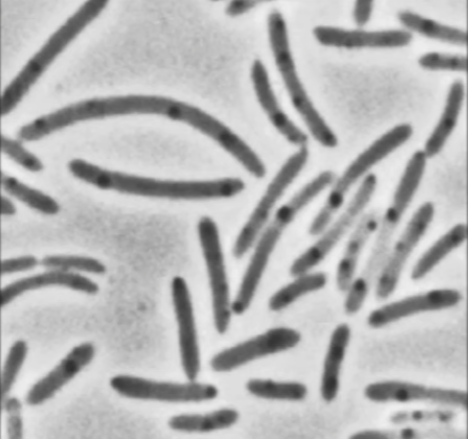
#> input picture python/deeplearning/bacterie.png, 468 x 439 px, found by its file name
$ python bacterie.py
#> lines starting #> are read from the running program, lines starting #| are printed output that depends on the picture; after the words box and inside, x2 and y2 are one past the last pixel; in counts of white or black regions, pixels touching at a corner belong together
import matplotlib.pyplot as plt
import os
import numpy as np
from scipy import ndimage

print('====================================================')
print(os.getcwd())


image = plt.imread('deeplearning/bacterie.png')
#> image is the input picture: shape (439, 468, 3) float32; mean R, G, B 0.71, 0.71, 0.71
print(image.shape)
#| (439, 468, 3)
image = image[:,:,0]
#> image: shape (439, 468) float32
print(image.shape)
#| (439, 468)
#plt.imshow(image, cmap='gray')

# on fait une copie de l'image
image_2 = np.copy(image)
# l'histogramme permet de savoir quelle couleur nous interesse
# plt.hist(image_2.ravel(), bins=255)

# on generer une matrice vrai/faux pour identifier mes pixelsinterressants
image = image < 0.6
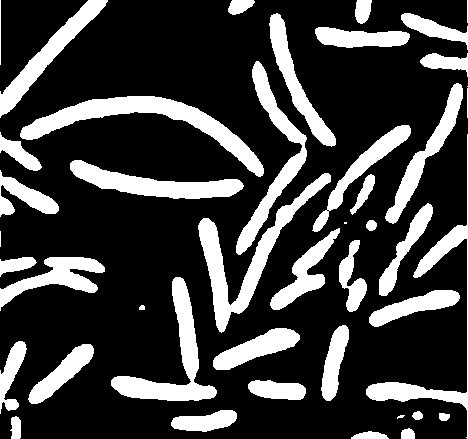
#> image: shape (439, 468) bool; 24.3% white; 44 white regions (4 under 20 px), largest, box (x1, y1, x2, y2) and area: (20, 96, 264, 177) 4430, (198, 173, 331, 333) 3902, (111, 277, 217, 401) 3328
# on filtre un peu les bruits eventuels
open_x = ndimage.binary_opening(image)
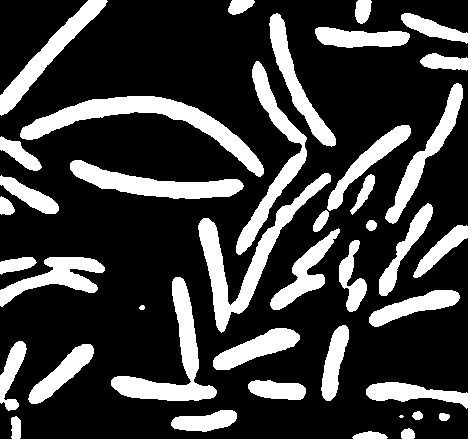
#> open_x: shape (439, 468) bool; 24% white; 41 white regions (1 under 20 px), largest, box (x1, y1, x2, y2) and area: (20, 96, 264, 177) 4428, (198, 173, 331, 333) 3899, (111, 277, 217, 401) 3327

# on identifie des zones en leur mettant un label
label_image, n_labels = ndimage.label(open_x)
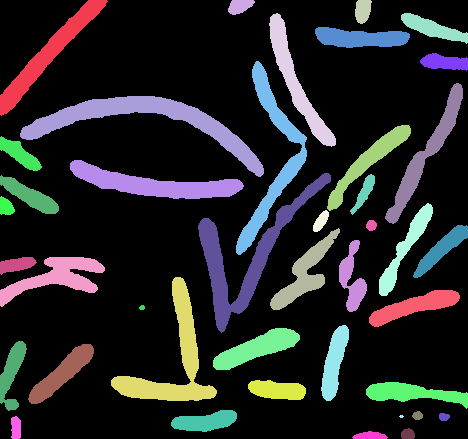
#> label_image: shape (439, 468) int32; 42 distinct labels, from 0 to 41; one colour per label, 0 black
#> n_labels = 41
print(n_labels)
#| 41

# on peut compter les pixels de chaque zone identifiée
sizes = ndimage.sum(open_x, label_image, range(n_labels))
#> sizes = 41 values, max 4428 at index 10, min 0 at index 0, mean 1198.2

plt.scatter(range(n_labels), sizes, c='orange')
plt.show()
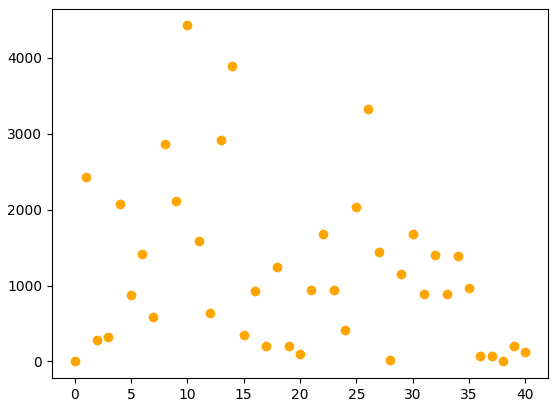
#> figure drawn by matplotlib, 1 panel
